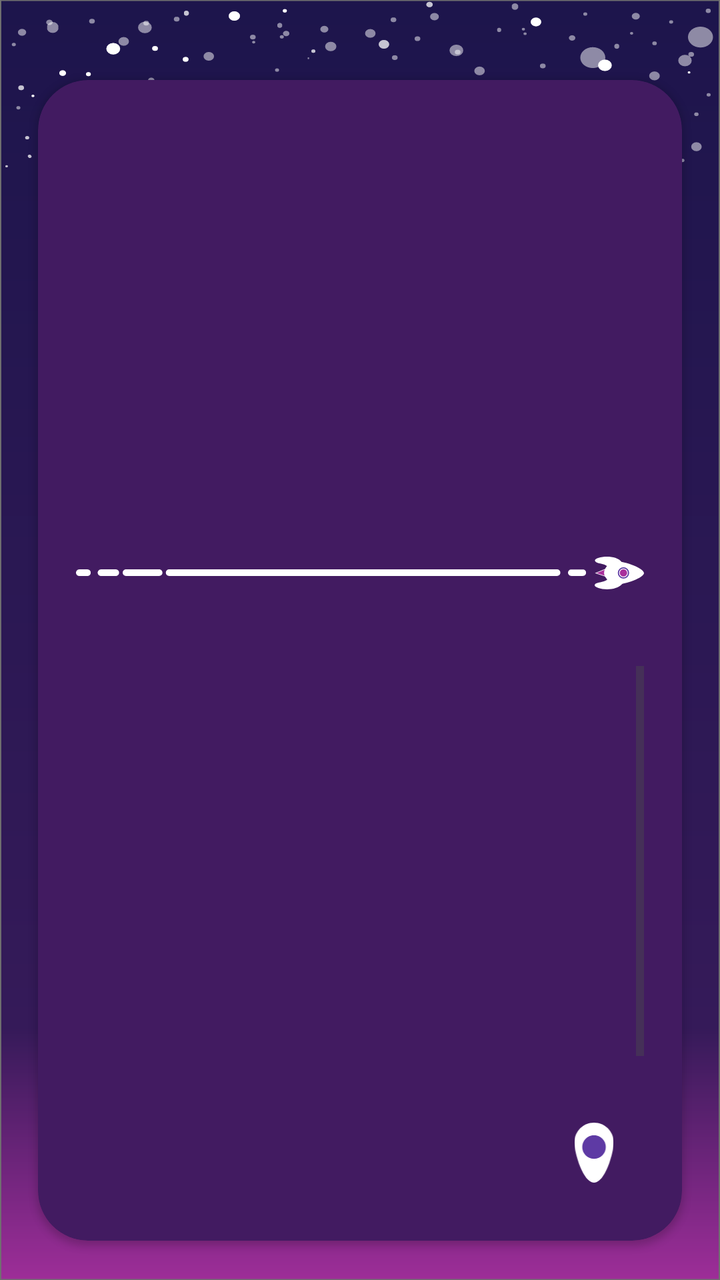
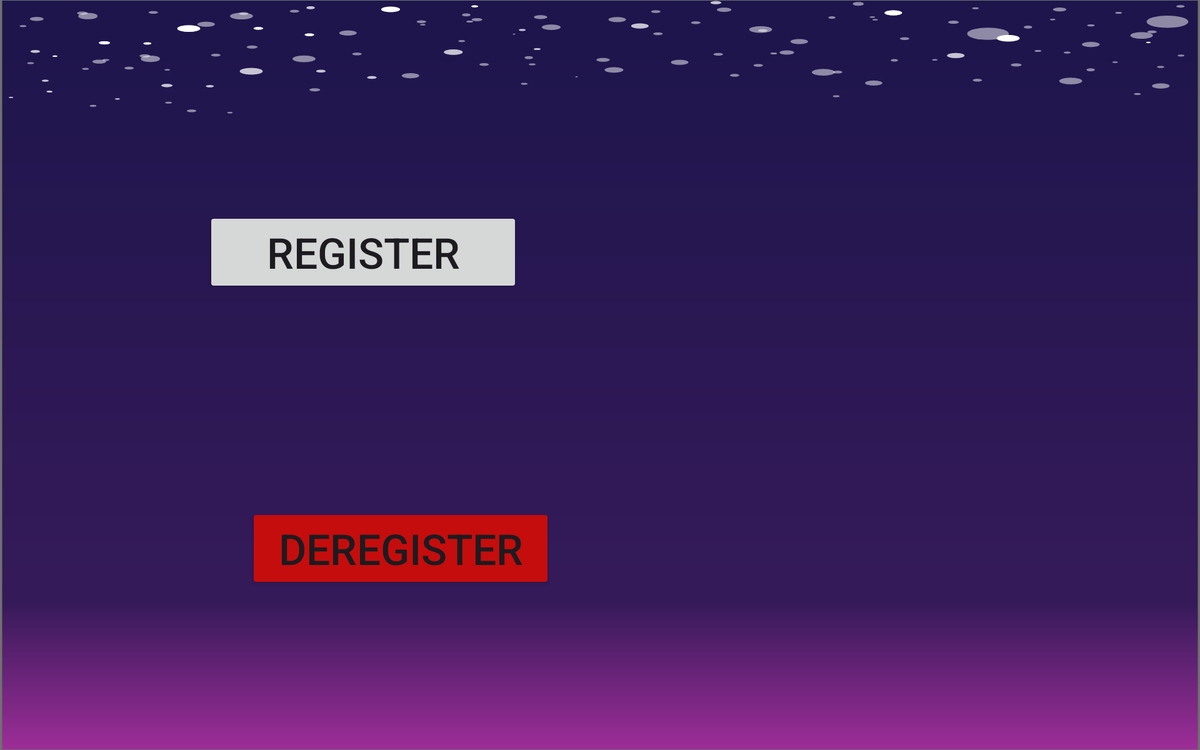

Two renders of one Android screen. The first uses the default layout on a phone; the second uses the alternative layout the repository ships for a different screen configuration, on a matching device. The two XML files are below.
<!-- AndroidManifest.xml: application theme Theme.BebeAppThatWorks -->
<!-- res/layout/register_button.xml -->
<?xml version="1.0" encoding="utf-8"?>
<RelativeLayout xmlns:android="http://schemas.android.com/apk/res/android"
    xmlns:tools="http://schemas.android.com/tools"
    android:layout_width="wrap_content"
    android:layout_height="wrap_content"
    xmlns:app="http://schemas.android.com/apk/res-auto"
    android:orientation="vertical"
    android:background="@drawable/bg_with_stars"
    tools:context=".AttendeeActivity">

    <androidx.cardview.widget.CardView
        android:id="@+id/cardView2"
        android:layout_width="match_parent"
        android:layout_height="wrap_content"
        android:layout_gravity="center"
        android:layout_marginStart="19dp"
        android:layout_marginTop="40dp"
        android:layout_marginEnd="19dp"
        android:layout_marginBottom="19dp"
        app:cardBackgroundColor="@color/event_card"
        app:cardCornerRadius="25dp">

        <androidx.constraintlayout.widget.ConstraintLayout
            android:layout_width="match_parent"
            android:layout_height="wrap_content"
            android:layout_marginStart="19dp"
            android:layout_marginTop="19dp"
            android:layout_marginEnd="19dp"
            android:layout_marginBottom="19dp">

            <androidx.cardview.widget.CardView
                android:id="@+id/cardView3"
                android:layout_width="wrap_content"
                android:layout_height="wrap_content"
                android:layout_marginStart="19dp"
                app:cardBackgroundColor="@color/white"
                app:cardCornerRadius="15dp"
                app:cardPreventCornerOverlap="false"
                app:layout_constraintStart_toEndOf="@id/content"
                app:layout_constraintStart_toStartOf="parent"
                tools:ignore="MissingConstraints">

                <TextView
                    android:id="@+id/date"
                    android:layout_width="wrap_content"
                    android:layout_height="wrap_content"
                    android:layout_gravity="center"
                    android:layout_margin="@dimen/text_margin"
                    android:textAppearance="?attr/textAppearanceListItem"
                    android:textColor="@color/event_card"
                    android:textSize="18sp" />

            </androidx.cardview.widget.CardView>

            <ImageView
                android:id="@+id/content"
                android:layout_width="315dp"
                android:layout_height="193dp"
                android:layout_gravity="center"
                android:layout_margin="@dimen/text_margin"
                android:scaleType="centerCrop"
                android:textAppearance="?attr/textAppearanceListItem"
                app:layout_constraintEnd_toEndOf="parent"
                app:layout_constraintStart_toStartOf="parent"
                app:layout_constraintTop_toTopOf="parent"
                tools:ignore="MissingConstraints"/>

            <TextView
                android:id="@+id/name"
                android:layout_width="match_parent"
                android:layout_height="wrap_content"
                android:layout_gravity="center"
                android:layout_margin="@dimen/text_margin"
                android:paddingBottom="10dp"
                android:textAppearance="?attr/textAppearanceListItem"
                android:textColor="@color/white"
                android:textSize="18dp"
                app:layout_constraintStart_toEndOf="@id/content"
                app:layout_constraintTop_toBottomOf="@+id/content" />

            <ImageView
                android:id="@+id/imageView8"
                android:layout_width="wrap_content"
                android:layout_height="wrap_content"
                android:src="@drawable/rocket"
                app:layout_constraintBottom_toBottomOf="@+id/name"
                app:layout_constraintEnd_toEndOf="parent"
                app:layout_constraintHorizontal_bias="0.0"
                app:layout_constraintStart_toStartOf="parent"
                app:layout_constraintTop_toBottomOf="@+id/name"
                app:layout_constraintVertical_bias="1.0" />

            <TextView
                android:id="@+id/location"
                android:layout_width="match_parent"
                android:layout_height="wrap_content"
                android:layout_gravity="center"
                android:layout_marginStart="@dimen/text_margin"
                android:layout_marginTop="15dp"
                android:layout_marginEnd="@dimen/text_margin"
                android:paddingBottom="10dp"
                android:textAppearance="?attr/textAppearanceListItem"
                android:textColor="@color/white"
                app:layout_constraintStart_toStartOf="parent"
                app:layout_constraintTop_toBottomOf="@+id/name" />

            <ScrollView
                android:id="@+id/scrollable"
                android:layout_width="fill_parent"
                android:layout_height="200dp"
                android:scrollbars="vertical"
                android:fillViewport="true"
                app:layout_constraintStart_toEndOf="@id/location"
                app:layout_constraintTop_toBottomOf="@+id/location">

                <TextView
                    android:id="@+id/description"
                    android:layout_width="match_parent"
                    android:layout_height="wrap_content"
                    android:layout_gravity="center"
                    android:layout_marginStart="@dimen/text_margin"
                    android:layout_marginTop="5dp"
                    android:layout_marginEnd="@dimen/text_margin"
                    android:textAppearance="?attr/textAppearanceListItem"
                    android:textColor="@color/white"
                     />
            </ScrollView>


            <TextView
                android:id="@+id/time"
                android:layout_width="match_parent"
                android:layout_height="wrap_content"
                android:layout_gravity="center"
                android:layout_marginStart="@dimen/text_margin"
                android:layout_marginTop="15dp"
                android:layout_marginEnd="@dimen/text_margin"
                android:textAppearance="?attr/textAppearanceListItem"
                android:textColor="@color/white"
                app:layout_constraintStart_toEndOf="@id/scrollable"
                app:layout_constraintTop_toBottomOf="@+id/scrollable" />

            <TextView
                android:id="@+id/capacity"
                android:layout_width="200dp"
                android:layout_height="wrap_content"
                android:layout_gravity="center"
                android:layout_marginTop="10dp"
                android:layout_marginStart="16dp"
                android:textAppearance="?attr/textAppearanceListItem"
                android:textColor="@color/white"
                app:layout_constraintStart_toStartOf="parent"
                app:layout_constraintTop_toBottomOf="@+id/time" />

            <ImageView
                android:layout_width="30dp"
                android:layout_height="30dp"
                android:src="@drawable/location"
                app:layout_constraintBottom_toBottomOf="parent"
                app:layout_constraintEnd_toEndOf="parent"
                app:layout_constraintStart_toStartOf="@+id/button3"
                app:layout_constraintTop_toTopOf="@+id/button3" />

            <Button
                android:id="@+id/button3"
                android:layout_width="50dp"
                android:layout_height="50dp"
                android:background="#00FFFFFF"
                android:onClick="openMaps"
                app:layout_constraintBottom_toBottomOf="parent"
                app:layout_constraintEnd_toEndOf="parent" />


        </androidx.constraintlayout.widget.ConstraintLayout>
    </androidx.cardview.widget.CardView>

    <Button
        android:id="@+id/buttonDeregister"
        android:layout_width="150dp"
        android:layout_height="wrap_content"
        android:layout_below="@+id/cardView2"
        android:layout_gravity="bottom"
        android:layout_marginStart="40dp"
        android:onClick="deregister"
        android:textSize="18dp"
        android:text="@string/mderegister"
        app:layout_constraintTop_toBottomOf="@+id/cardView2"
        tools:ignore="MissingConstraints" />

    <Button
        android:id="@+id/buttonRegister"
        android:layout_width="150dp"
        android:layout_height="wrap_content"
        android:layout_below="@+id/cardView2"
        android:layout_gravity="bottom"
        android:textSize="18dp"
        android:layout_marginStart="220dp"
        android:onClick="register"
        android:text="@string/mregister"
        app:layout_constraintTop_toBottomOf="@+id/cardView2"
        tools:ignore="MissingConstraints" />

</RelativeLayout>
<!-- resources referenced by this layout -->
<resources>
  <color name="event_card">#421B61</color>
  <color name="white">#FFFFFFFF</color>
  <!-- drawable bg_with_stars: vector/xml drawable (drawable, 27541 chars, omitted) -->
  <!-- drawable location (drawable) -->
  <vector xmlns:android="http://schemas.android.com/apk/res/android"
      android:width="97.6dp"
      android:height="149.14dp"
      android:viewportWidth="97.6"
      android:viewportHeight="149.14">
    <path
        android:pathData="m48.8,0c26.95,0 48.8,21.85 48.8,48.8s-21.86,100.34 -48.8,100.34S0,75.77 0,48.8 21.85,0 48.8,0Z"
        android:fillColor="#fff"/>
    <path
        android:pathData="M48.82,60.53m-29.29,0a29.29,29.29 0,1 1,58.58 0a29.29,29.29 0,1 1,-58.58 0"
        android:fillColor="#5e3aa4"/>
  </vector>
  <!-- drawable rocket: vector/xml drawable (drawable, 2505 chars, omitted) -->
  <string name="mderegister">Deregister</string>
  <string name="mregister">Register</string>
  <!-- from res/values-v23/ -->
  <style name="Theme.BebeAppThatWorks" parent="Base.Theme.BebeAppThatWorks">
      
      <item name="android:navigationBarColor">@android:color/transparent</item>
      <item name="android:statusBarColor">@android:color/transparent</item>
      <item name="android:windowLightStatusBar">?attr/isLightTheme</item>
    </style>
  <style name="Base.Theme.BebeAppThatWorks" parent="Theme.Material3.DayNight.NoActionBar">
          
      </style>
</resources>
<!-- res/layout-sw600dp-land/register_button.xml (the author's variant of the layout above) -->
<!-- drawn on a 7-inch tablet turned sideways -->
<?xml version="1.0" encoding="utf-8"?>
<RelativeLayout xmlns:android="http://schemas.android.com/apk/res/android"
    xmlns:tools="http://schemas.android.com/tools"
    android:layout_width="wrap_content"
    android:layout_height="wrap_content"
    xmlns:app="http://schemas.android.com/apk/res-auto"
    android:orientation="vertical"
    android:background="@drawable/bg_with_stars"
    tools:context=".activities.OneEventActivity">


    <Button
        android:id="@+id/buttonRegister"
        android:layout_width="251dp"
        android:layout_height="wrap_content"
        android:layout_alignParentStart="true"
        android:layout_alignParentTop="true"
        android:layout_gravity="center"
        android:layout_marginStart="165dp"


        android:layout_marginLeft="30dp"
        android:layout_marginTop="169dp"
        android:text="Register"
        android:textSize="34sp" />

    <Button
        android:id="@+id/buttonDeregister"
        android:layout_width="243dp"
        android:layout_height="wrap_content"
        android:layout_alignParentTop="true"
        android:layout_alignParentEnd="true"
        android:layout_gravity="center"
        android:layout_marginStart="120dp"
        android:layout_marginTop="406dp"
        android:layout_marginEnd="518dp"
        android:backgroundTint="#C50D0D"
        android:text="Deregister"
        android:textSize="34sp" />

    <Button
        android:id="@+id/buttonSeeDetails"
        android:layout_width="274dp"
        android:layout_height="wrap_content"
        android:layout_alignBottom="@+id/buttonDeregister"
        android:layout_alignParentStart="true"
        android:layout_alignParentTop="true"

        android:layout_alignParentEnd="true"
        android:layout_marginStart="844dp"
        android:layout_marginTop="173dp"
        android:layout_marginEnd="162dp"
        android:layout_marginBottom="222dp"
        android:text="See details"
        android:textSize="34sp" />

</RelativeLayout>
<!-- resources referenced by the variant -->
<!-- as a 7-inch tablet turned sideways resolves them -->
<resources>
  <!-- drawable bg_with_stars: vector/xml drawable (drawable, 27541 chars, omitted) -->
  <!-- from res/values-v23/ -->
  <style name="Theme.BebeAppThatWorks" parent="Base.Theme.BebeAppThatWorks">
      
      <item name="android:navigationBarColor">@android:color/transparent</item>
      <item name="android:statusBarColor">@android:color/transparent</item>
      <item name="android:windowLightStatusBar">?attr/isLightTheme</item>
    </style>
  <style name="Base.Theme.BebeAppThatWorks" parent="Theme.Material3.DayNight.NoActionBar">
          
      </style>
</resources>
